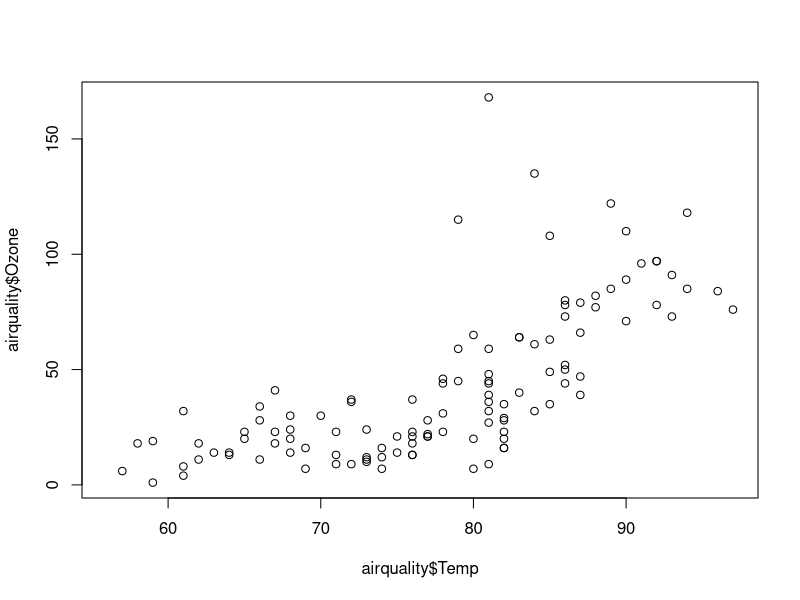
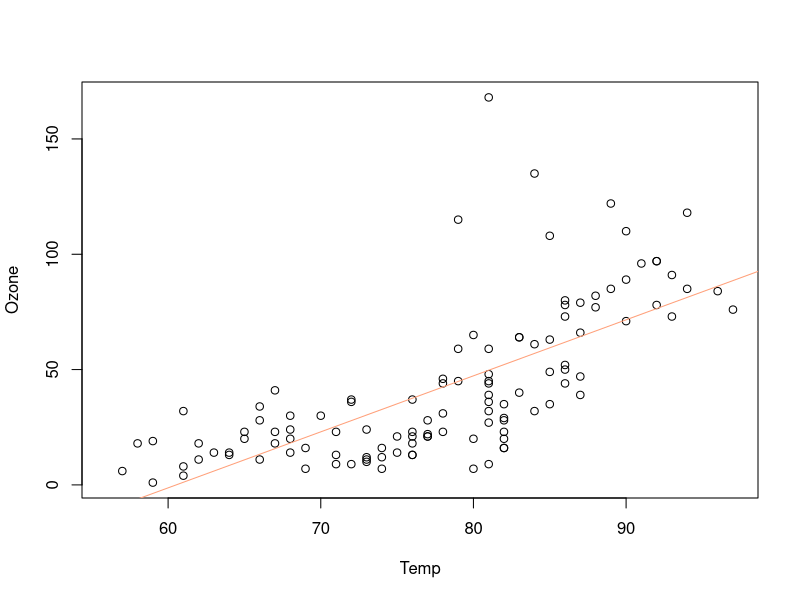
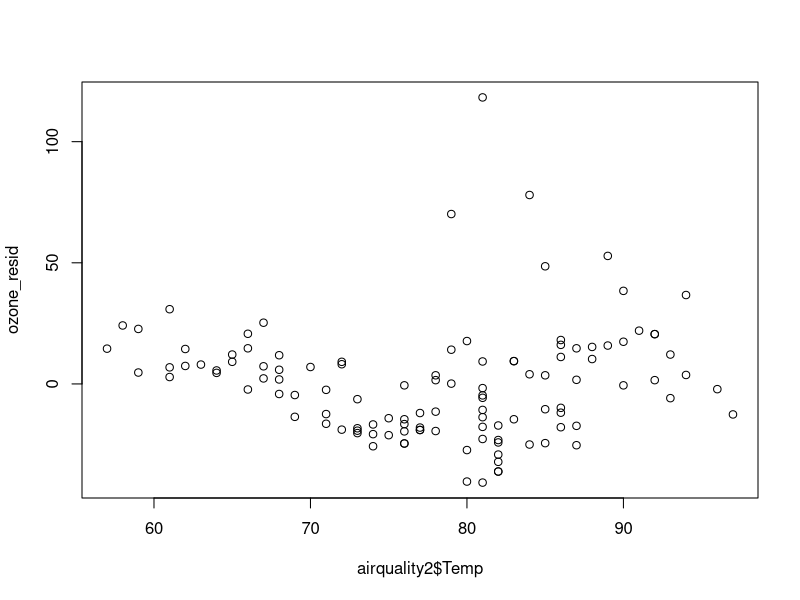
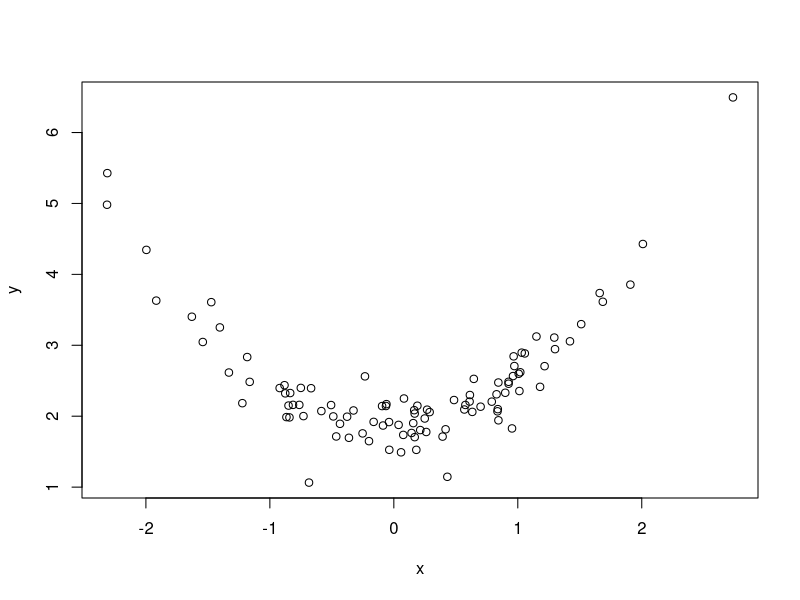
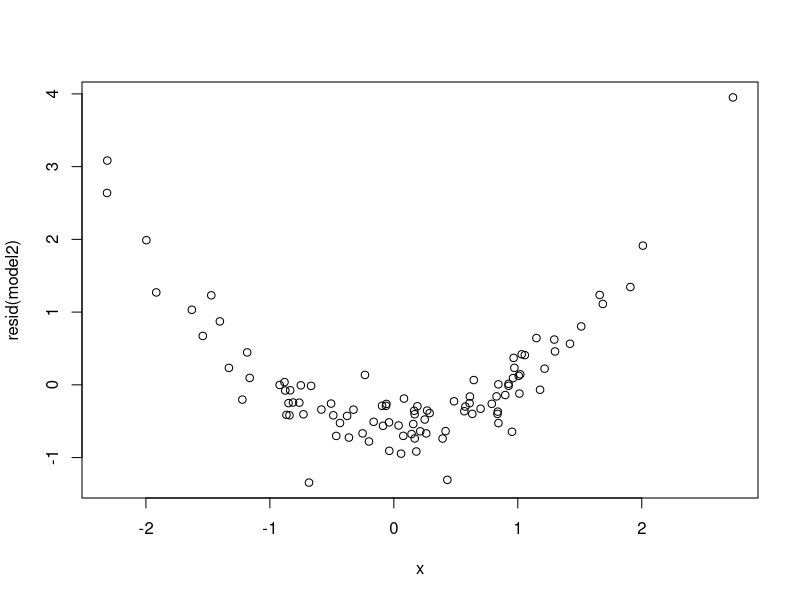
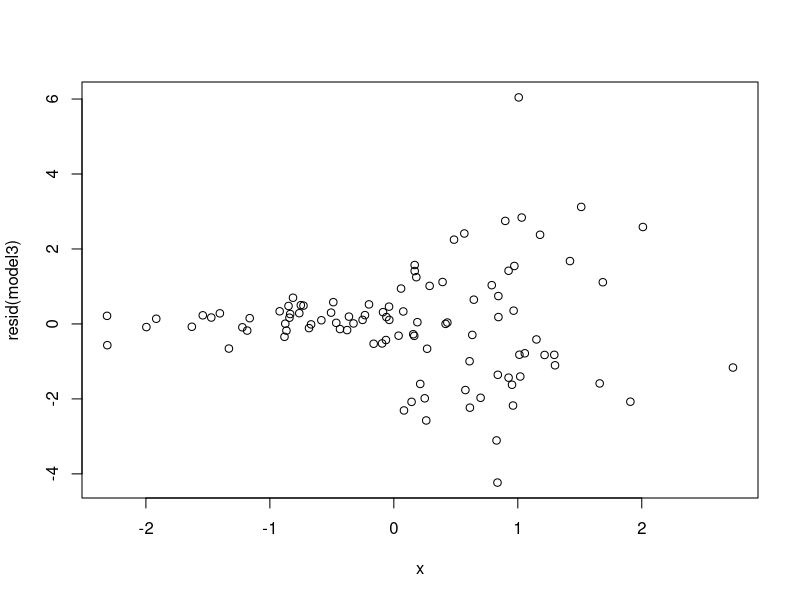
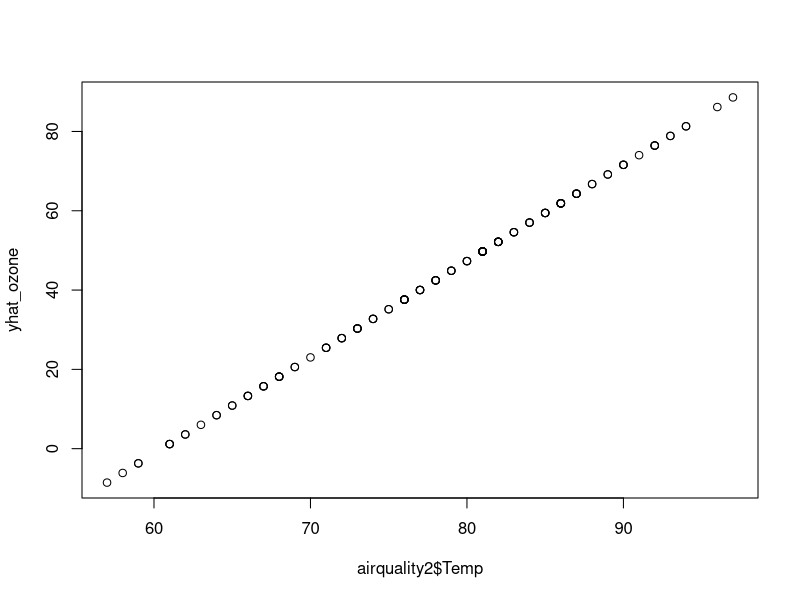
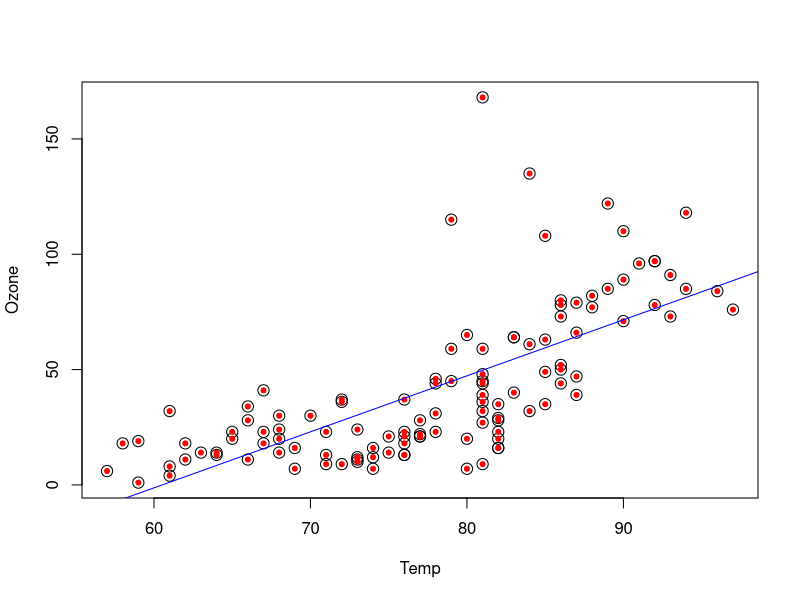

These figures' R source, in order:
airquality
plot(airquality$Temp, airquality$Ozone)
plot(Ozone ~ Temp, data = airquality)
model <- lm(Ozone ~ Temp, data = airquality)
summary(model)
abline(model, col = "lightsalmon")

# Residuals

ozone_resid <- resid(model)
ozone_resid
length(ozone_resid)
nrow(airquality)
head(airquality)

# creating smaller version of the data set
# with NA values removed
airquality2 <- airquality[, c("Ozone", "Temp")]
head(airquality2)
airquality2 <- na.omit(airquality2)
nrow(airquality2)
# why don't do it with the full dataset?
nrow(na.omit(airquality)) # we lose 5 obs

plot(airquality2$Temp, ozone_resid)

# 1. making up an example with "bad" residuals
# -> trend in the residuals
x <- rnorm(100)
y <- 1.9 + 0.6 * x^2 + rnorm(100, sd = 0.3)
plot(x, y)
model2 <- lm(y ~ x)
summary(model2)

plot(x, resid(model2))

# 2. bad residuals: inhomogenous variance
# "heteroscadasticity"

y2 <- 1.9 + 0.6 * x
y2[x < 0] <- y2[x < 0] +
  rnorm(length(y2[x < 0]), sd = 0.3)
y2[x > 0] <- y2[x > 0] +
  rnorm(length(y2[x > 0]), sd = 1.8)
model3 <- lm(y2 ~ x)
plot(x, resid(model3))

# Predictions
# case 1: predicting the yhat

yhat_ozone <- predict(model)
yhat_ozone
plot(airquality2$Temp, yhat_ozone)

plot(Ozone ~ Temp, data = airquality2, cex = 1.5)
points(airquality2$Temp, yhat_ozone + ozone_resid,
       pch = 20, col = "red")
abline(model, col = "blue")

# case 2: outside of observations
airquality2$Temp == 95
which(airquality2$Temp == 95)
any(airquality2$Temp == 95)

# we need a new data frame with predictor values
# that were not observed previously
pred_data <- data.frame(Temp = 95)
predict(model, newdata = pred_data)

# uncertainty
summary(model)

predict(model, newdata = pred_data,
        interval = "prediction")

# Action 1
pred_data2 <- data.frame(Temp = 100)
predict(model, newdata = pred_data2,
        interval = "prediction")

pred_data3 <- data.frame(Temp = c(95, 100, 105))
predict(model, newdata = pred_data3,
        interval = "prediction")

# Multivariate regression

model2 <- lm(Ozone ~ Temp + Wind, data = airquality)
summary(model2)

# different kinds of R^2 
y <- rnorm(20)
x1 <- rnorm(20)
summary(lm(y ~ x1))

x2 <- rnorm(20)
x3 <- rnorm(20)
x4 <- rnorm(20)
summary(lm(y ~ x1 + x2 + x3 + x4))

# Scenarios with multivariate prediction
predict(model2, newdata = data.frame(Temp = 95, Wind = 7),
        interval = "prediction")

predict(model2, newdata = data.frame(Temp = 95, Wind = 14),
        interval = "prediction")
